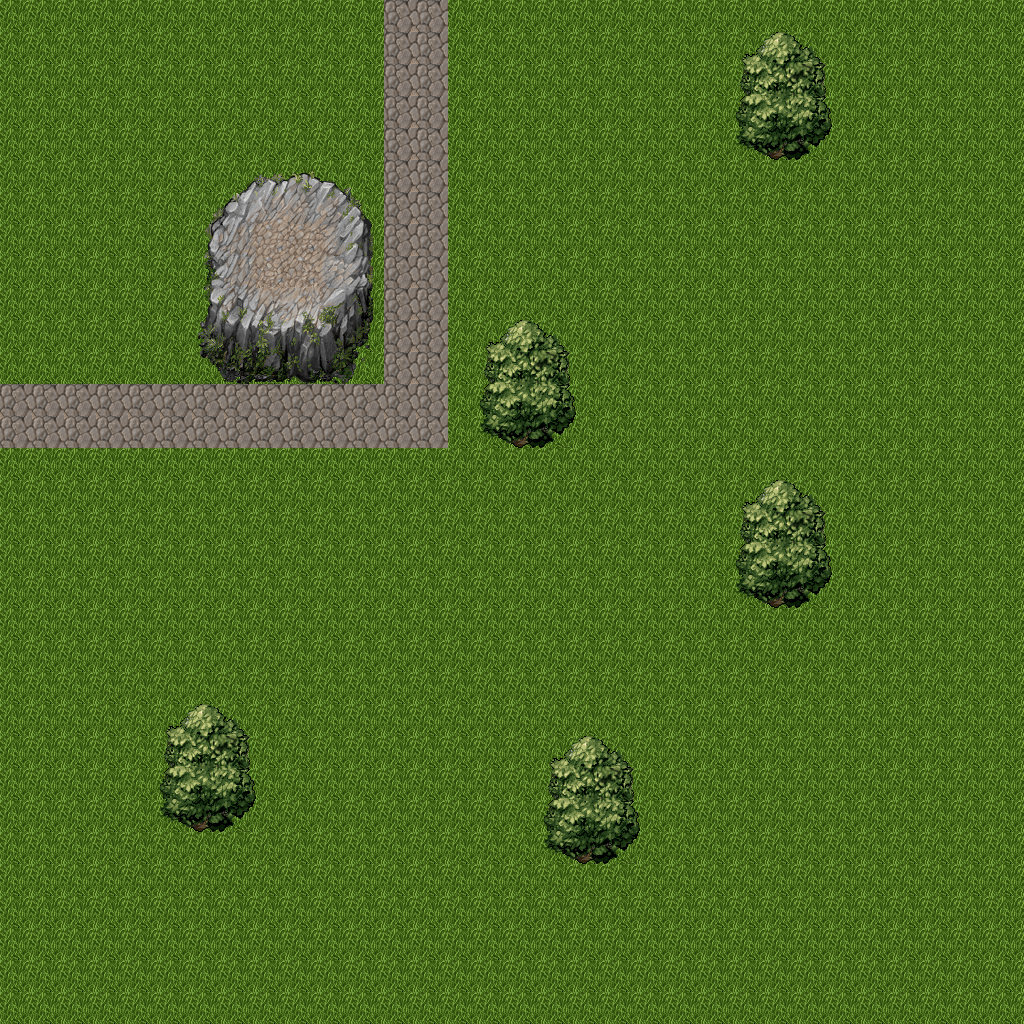

This game map was drawn from its Tiled (.tmx) file and the tilesets committed beside it. A one-line description and the trimmed map source follow:
An orthogonal 32x32 tile map with 32x32 px tiles, 2 tile layers (Tile Layer 1, Tile Layer 2).

<map version="1.0" orientation="orthogonal" renderorder="right-down" width="32" height="32" tilewidth="32" tileheight="32" nextobjectid="1">
 <tileset firstgid="1" name="tileset" tilewidth="32" tileheight="32" tilecount="256" columns="16">
  <image source="image.png" width="512" height="512" />
 </tileset>
 <layer name="Tile Layer 1" width="32" height="32">
  <data>[1024 cells, 1024 non-empty, 4 distinct tile ids]</data>
 </layer>
 <layer name="Tile Layer 2" width="32" height="32">
  <data>[1024 cells, 102 non-empty, 54 distinct tile ids]</data>
 </layer>
</map>